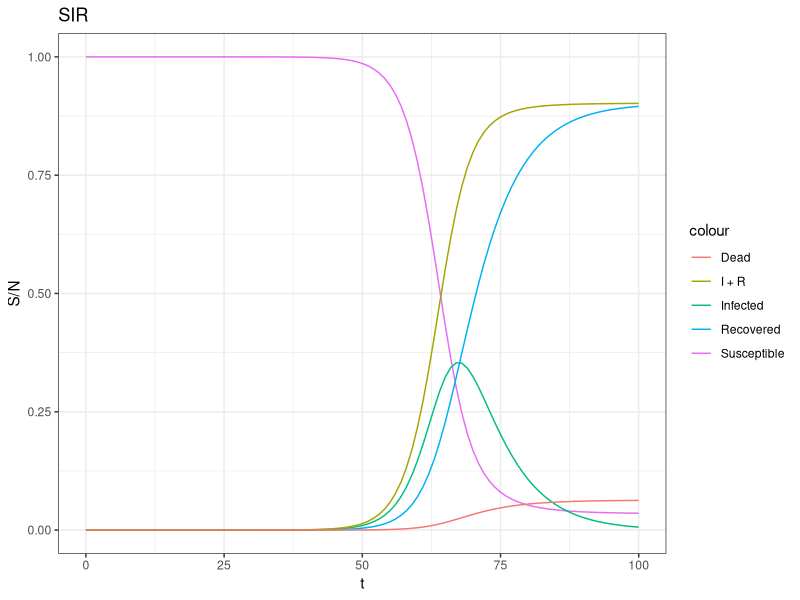

This chart was generated by the following R code:
# simulation for SIR
library(ggplot2)
library(data.table)

#' Situation 1: independent events. Everyone in Suseptible has same probability of contracting the
#' disease, and it does not spread person to person. 
#' 
#' Start with 1000 healthy people and 0 infected. In this case, this is more like some idea in a group
#' like buy a home. There may be some marginald effect of my friend buying a home, but really it will 
#' depend on things that are influenced by those around me like my income, my family status, my 
#' intergenerational wealth, my spouse. Also there's no concept of recovery either. You either buy a home, 
#' or you don't. What does this look like in SIR world?
S0 <- 300000000
I0 <- 1
R0 <- 0
D0 <- 0
N <- sum(S0,I0,R0)

b <- .5 # Number of people an infected person infects per day. Social distancing, contact tracing, 
# and hospitalizations affect this parameter
d <- 7 # Recovery time. If a treatment is found, it affects this parameter
m <- 1 / 100

t <- 100

#' Situation 2. 
#' 
#' Dependent events. Spreads by human-to-human transmission. 
#' 
#' I start with 999 susceptible and 1 infected person. 
#' 
#' On average, every person sees about 10 people a day. Of those 10 people, 
#' S(t) / N * 10 are susceptible to be newly infected. Of those people, let's say
#' half get infected. so newly infected people are dI/dt = beta*(S(t)/N)*B*I(t)
#' 
#' NumInfect * NumSee * PropS * PropInfect
#' 
#' On average, it takes an infected person 3 days to recover. So 
#' dR/dt = (1/d) * I(t), where d is days to recover. 
progress <- function(S0, I0, R0, D0, t, b, d, m){
  df <- data.table(t=0:t, S=S0, I=I0, R=R0, D=D0)
  k <- 1/d
  
  N <- S0 + I0 + R0
  for(x in 1:t){
    Slag <- df[t==x-1, S]
    Ilag <- df[t==x-1, I]
    Rlag <- df[t==x-1, R]
    Dlag <- df[t==x-1, D]
    df[t==x, S := Slag - b * Slag / N * Ilag]
    df[t==x, I := Ilag + b * Slag / N * Ilag - (k + m) * Ilag]
    df[t==x, R := Rlag + k * Ilag]
    df[t==x, D := Dlag + m * Ilag]
  }
  
  df
}


df <- progress(S0, I0, R0, D0, t, b, d, m)
df[, dI := c(NA, diff(I))]


ggplot(df, aes(t, S/N, col="Susceptible")) + geom_line() + 
  geom_line(aes(t, I/N, col="Infected")) + 
  geom_line(aes(t, R/N, col="Recovered")) + 
  geom_line(aes(t, (I + R)/N, col="I + R")) + 
  geom_line(aes(t, D/N, col="Dead")) + 
  ggtitle("SIR") + 
  theme_bw()
